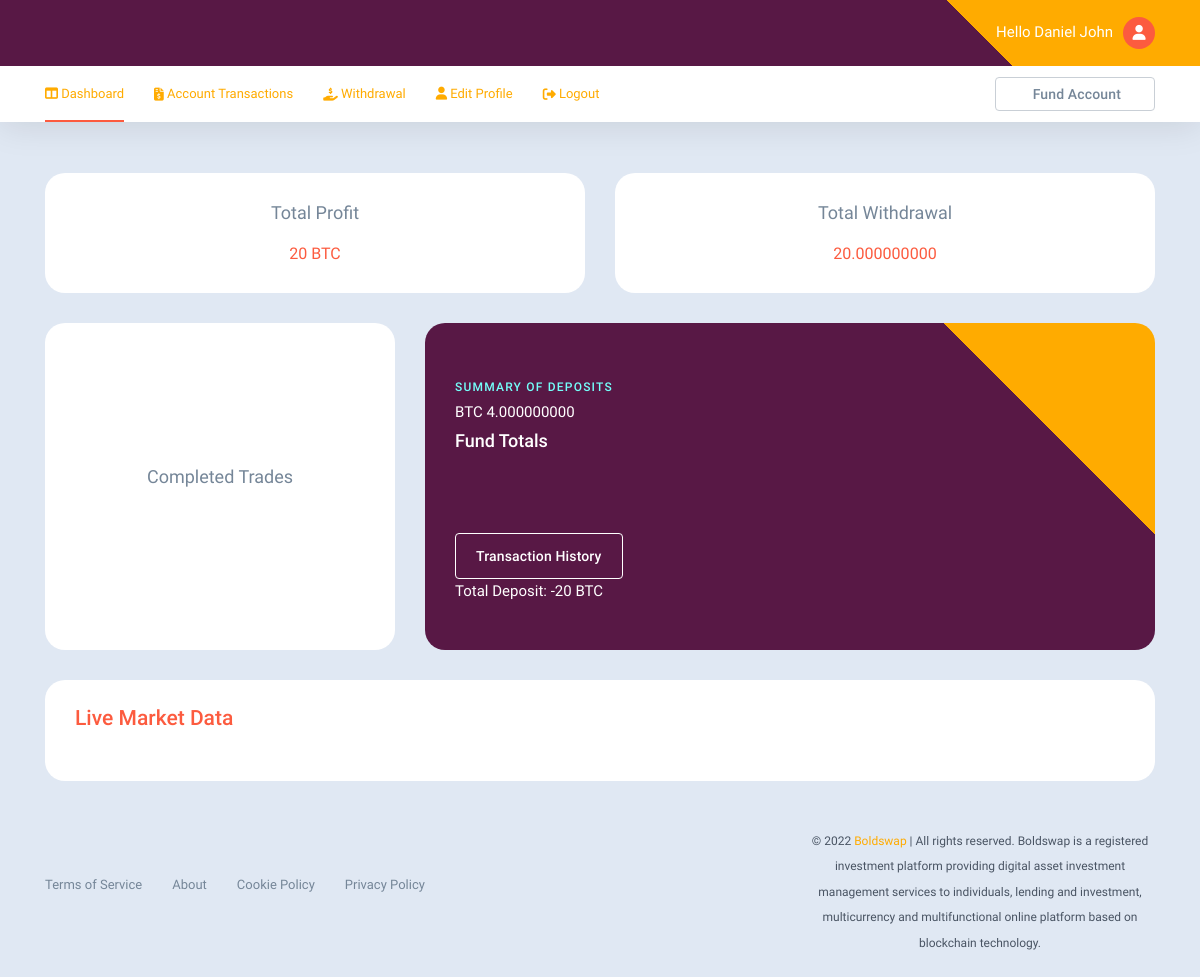
Screenshot of /user/user-area.php (signed in) with the database file from the repository.
### tables this page shows
CREATE TABLE `users` (
  `id_no` int(11) NOT NULL,
  `firstname` varchar(255) DEFAULT NULL,
  `lastname` varchar(255) DEFAULT NULL,
  `user_email` varchar(255) NOT NULL,
  `user_pass` varchar(255) NOT NULL,
  `address` varchar(255) DEFAULT NULL,
  `city` varchar(255) DEFAULT NULL,
  `country` varchar(255) DEFAULT NULL,
  `phone` varchar(55) DEFAULT NULL,
  `photo` varchar(255) DEFAULT NULL,
  `affid` int(255) DEFAULT NULL,
  `reg_date` date NOT NULL DEFAULT current_timestamp()
);

CREATE TABLE `profit` (
  `id_no` int(3) NOT NULL,
  `user_email` varchar(255) DEFAULT NULL,
  `ptxn` varchar(255) DEFAULT NULL,
  `currency` varchar(255) DEFAULT NULL,
  `amount` varchar(255) DEFAULT NULL,
  `date_approved` datetime DEFAULT current_timestamp()
);

CREATE TABLE `withdraw` (
  `id_no` int(11) NOT NULL,
  `user_email` varchar(255) NOT NULL,
  `wtxn` varchar(512) DEFAULT NULL,
  `wcurrency` varchar(255) DEFAULT NULL,
  `wamount` decimal(19,9) DEFAULT NULL,
  `wallet_address` varchar(512) DEFAULT NULL,
  `wstatus` varchar(255) NOT NULL DEFAULT 'pending',
  `withdraw_request_date` date DEFAULT current_timestamp()
);

CREATE TABLE `fund` (
  `id_no` int(11) NOT NULL,
  `user_email` varchar(255) NOT NULL,
  `ftxn` varchar(512) DEFAULT NULL,
  `currency` varchar(255) DEFAULT NULL,
  `amount` decimal(19,9) DEFAULT NULL,
  `fproof` varchar(255) DEFAULT NULL,
  `fcomment` varchar(1024) DEFAULT NULL,
  `status` varchar(255) NOT NULL DEFAULT 'pending',
  `request_date` date DEFAULT current_timestamp()
);

### user/config.php (called while the page is built, shortened)
<?php
include "session.php";
$con = new mysqli(SERVER,USER,PASS,DB);
if(isset($_SESSION['email']) && $_SESSION['email']!==null){
$sql_profile = "SELECT * FROM `users` WHERE `user_email`='$session_email'";
$sql_exec = $con->query($sql_profile);
foreach($sql_exec as $info){extract($info);
}
$sql_fund = "SELECT * FROM `fund` WHERE `user_email`='$session_email'";
$sql_fund_exec = $con->query($sql_fund);
$sql_withdraw = "SELECT * FROM `withdraw` WHERE `user_email`='$session_email'";
$sql_withdraw_exec = $con->query($sql_withdraw);
$sql_profit = "SELECT * FROM `profit`";
$sql_profit_exec = $con->query($sql_profit);
}
?>

### user/function.php (called while the page is built, shortened)
<?php
require_once('config.php');
?>

### user/user-area.php (the view, shortened to what this page needs)
<?php
include('function.php');
?>
<?php include('header.php'); ?>
<body class="page-user">
<?php include('nav.php'); ?>
<div>
<div class="page-content">
<div class="container">
    <div class="row">
<div class="col-lg-12 col-12">
</div>
</div>
<div class="row">
<div class="col-lg-6 col-6 col-sm-12">
<div class="token-information card card-full-height" style="border-radius: 20px;">
<div class="token-info">
<h1 class="token-info-head text-light">Total Profit</h1>
<h5 class="token-info-sub"><?php if(isset($profit_info['amount']) && isset($profit_info['currency']) && $profit_info['amount']!==null && $profit_info['currency']!==null){
    echo $profit_info['amount'] ." ".$profit_info['currency'];}?></h5>
</div>
</div>
</div>
<div class="col-lg-6 col-6 col-sm-12">
<div class="token-information card card-full-height" style="border-radius:20px;">
<div class="token-info">
<h1 class="token-info-head text-light">Total Withdrawal</h1>
<h5 class="token-info-sub"><?php $sql_withdrawals = "SELECT wamount AS swd FROM `withdraw` WHERE `user_email`='$session_email' AND `wstatus`='approved'";
$sql_withdrawals_exec = $con->query($sql_withdrawals);
$sql_withdrawals_assoc = mysqli_fetch_assoc($sql_withdrawals_exec);
if($sql_withdrawals_assoc){
    $withdrawn_row = $sql_withdrawals_assoc['swd'];
     if(isset($withdraw_info['wamount'])&& $withdraw_info['wamount']!==null){
                  echo $withdrawn_row;
                }else{echo "cannot fetch";}}?>
</h5>
</div>
</div>
</div>
<div class="col-lg-4 col-12 col-md-6">
<div class="token-information card card-full-height " style="border-radius: 20px;">
<div class="token-info">
<h1 class="token-info-head text-light">Completed Trades</h1>
</div>
</div>
</div>
<div class="col-lg-8 col-12 col-md-6">
<div class="token-statistics card card-token height-auto" style="border-radius: 20px;">
<div class="card-innr">
<div class="token-balance token-balance-s2">
<h3 class="card-sub-title">Summary of deposits</h3>
<ul class="token-balance-list row">
<li class="token-balance-sub col-md-12 col-lg-6 mb-3" hidden><?php
    foreach($sql_withdraw_exec as $withdraw_info){extract($withdraw_info);?>
<span class="lead"><?php if(isset($withdraw_info['wstatus']) && $withdraw_info['wstatus']==="approved"){} ?></span>
<span class="sub"><?php if(isset($withdraw_info['wstatus']) && $withdraw_info['wstatus']==="approved"){}?></span>
<?php } ?>
<li class="token-balance-sub col-md-12 col-lg-6 mb-3">
    <?php
    $disp_bal = "SELECT sum(amount) AS psum,currency AS cur FROM fund WHERE user_email ='$session_email' AND status='pending'";
    $display_pending_balance = $con->query($disp_bal);
    $display_pending_balance2 = mysqli_fetch_assoc($display_pending_balance);
    if($display_pending_balance2){echo $display_pending_balance2['cur'] . ' '.$display_pending_balance2['psum'];}
    echo "<br><big><strong>Fund Totals</strong></big><br>";
    $r_deposit = "SELECT sum(amount) AS rsum,currency AS cur FROM fund WHERE user_email ='$session_email' AND status = 'approved'";
    $r_depo_2 = $con->query($r_deposit);
    $r_depo_3 = mysqli_fetch_assoc($r_depo_2);
    if($r_depo_3){if($fund_info['currency']==="BTC"){echo $r_depo_3['cur'] . ' '.$r_depo_3['rsum'] .' <br>';}}
    $r_bnb = "SELECT sum(amount) AS rsum,currency AS cur FROM fund WHERE user_email ='$session_email' AND (status = 'approved' AND currency = 'BNB')";
    $r_bnb_2 = $con->query($r_bnb);
    $r_bnb_3 = mysqli_fetch_assoc($r_bnb_2);
    if($r_bnb_3){echo $r_bnb_3['cur'] . ' '.$r_bnb_3['rsum'] .'<br>';}
    ?>
    <?php
    $total_deposit = "SELECT sum(amount) AS totalsum FROM fund WHERE user_email='$session_email' AND status='approved'";
    $total_deposit_query = $con->query($total_deposit);
    $total_deposit_display = mysqli_fetch_assoc($total_deposit_query);
   if($total_deposit_display){
    $sum_of_rows = $total_deposit_display['totalsum'];
    echo "<br><a class='btn btn-lg btn-outline-warning' href='user-transactions.php'>Transaction History</a><br>";
    if(isset($withdraw_info['wstatus']) && $withdraw_info['wstatus']==="approved"){
   ?>
<span><?= "Total Deposit: ".($sum_of_rows - $withdraw_info['wamount'])." ".$fund_info['currency']; ?></span>
<?php }else{echo "Total transactions will appear here";} }?>
</li>
                        </ul>
</div>
</div>
</div>
</div>
</div>
<div class="row">
<div class="col-xl-12 col-lg-12">
<div class="token-transaction card card-full-height" style="border-radius: 20px;">
<div class="card-innr">
<div class="card-head has-aside">
<h4 class="card-title">Live Market Data</h4>
</div>
</div> </div>
</div>
</div>
</div>
</div>
</div>
<div class="footer-bar">
<div class="container">
<div class="row align-items-center justify-content-center">
<div class="col-md-8">
<ul class="footer-links">
 <li><a href="https://boldswap.org/docs/terms-of-use.php">Terms of Service</a></li>
        <li><a href="https://boldswap.org/docs/about.php">About</a></li>
        <li><a href="https://boldswap.org/docs/cookie-policy.php">Cookie Policy</a></li>
        <li><a href="https://boldswap.org/docs/privacy-policy.php">Privacy Policy</a></li>
</ul>
</div>
<div class="col-md-4 mt-2 mt-sm-0">
<div class="d-flex justify-content-between justify-content-md-end align-items-center guttar-25px pdt-0-5x pdb-0-5x">
<div class="copyright-text"><p><center><small>©&nbsp;<?= date('Y');?>&nbsp;<a href="#"><span class="orange">Boldswap</span></a> | All rights reserved.&nbsp;Boldswap is a registered investment platform providing digital asset investment management services to individuals, lending and investment, multicurrency and multifunctional online platform based on blockchain technology.</small></center></p></div>
</div>
</div>
</div>
</div>
</div>
</body>
</html>

### user/nav.php (shortened to what this page needs)
<div class="topbar-wrap">
      <div class="topbar is-sticky">
          <div class="container">
              <div class="d-flex justify-content-between align-items-center">
                  <ul class="topbar-nav">
                      <li class="topbar-nav-item relative"><span class="user-welcome d-none d-lg-inline-block">Hello&nbsp;<?php if(isset($firstname) && isset($lastname)){echo $firstname."&nbsp;".$lastname;}?></span><a class="toggle-tigger user-thumb" href="#"><img src="<?php if(isset($profile_photo) && $profile_photo!==null){echo $profile_photo;}?>"><i class="fa fa-user"></i></a>
                      </li>
                  </ul>
              </div>
          </div>
      </div>
      <div class="navbar">
          <div class="container">
              <div class="navbar-innr">
                  <ul class="navbar-menu">
                      <li><a href="user-area.php"><span class="icon-s"><i class="fa fa-columns"></i>&nbsp;Dashboard</a></li>
                      <li><a href="user-transactions.php"><i class="fa fa-file-invoice-dollar"></i>&nbsp;Account Transactions</a></li>
                      <li><a href="#" data-toggle="modal" data-target="#withdrawal-modal"><i class="fa fa-hand-holding-usd"></i>&nbsp;Withdrawal</a></li>
                       <li><a href="edit-profile.php"><span class="icon-s"><i class="fa fa-user"></i>&nbsp;Edit Profile</a></li>
                       <li><a href="logout.php"><i class="fa fa-sign-out-alt"></i>&nbsp;Logout</a></li>
                  </ul>
                  <ul class="navbar-btns">
                      <li>
                          <a href="#" data-toggle="modal" data-target="#crypto-fund-modal" class="btn btn-sm btn-outline btn-light">
                              <span>Fund Account</span>
                          </a>
                      </li>
                  </ul>
              </div>
          </div>
      </div>
  </div>

### user/assets/css/custom.css (style rules this page uses)
.token-info-head { font-size: 18px !important; }

### user/header.php (style rules this page uses)
.card-token { background-color:#5867dd !important; background-image:linear-gradient(45deg,#581845 80%, #FFAB00 20%) !important; }
.topbar,.topbar-wrap,.is-sticky,.topbar.is-sticky { background-color:#FFAB00 !important; background-image:linear-gradient(45deg,#581845 80%, #FFAB00 20%) !important; color:#fff !important; }
.navbar-menu > li > a { color:#FFAB00 !important; }
li > a:hover, .orange { color: #FFAB00 !important; }

### rows the page displays
users: firstname "Daniel", lastname "John"
profit: amount "20", currency "BTC"
withdraw: wamount "20.000000000", $sum_of_rows-$withdraw_info['wamount'] "-20"
fund: currency "BTC"

### other values shown
$display_pending_balance2['cur'] "BTC"
$display_pending_balance2['psum'] "4.000000000"
